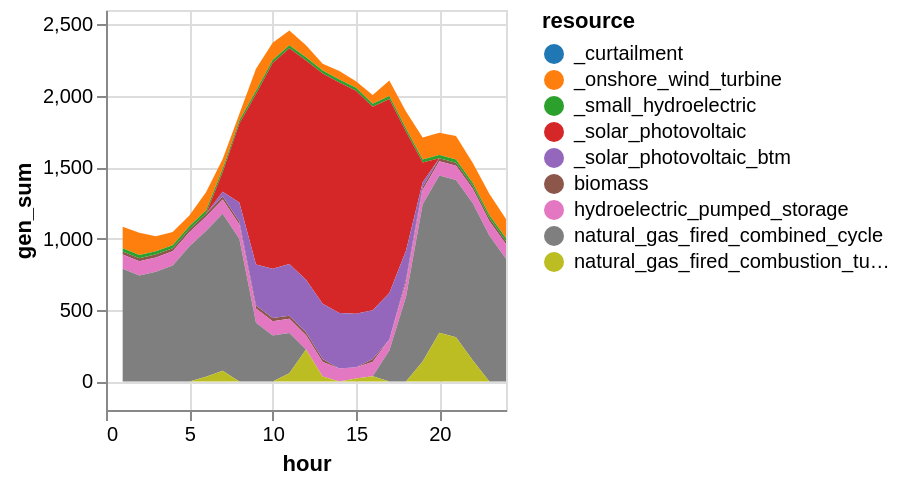

Notebook source saved alongside this figure:
### Code cell
# and plot

sol_gen = innerjoin(solution.gen, 
                    gen_df[!, [:r_id, :resource]], 
                    on = :r_id)
sol_gen = combine(groupby(sol_gen, [:resource, :hour]), 
            :gen => sum)

# Rename generators (for plotting purposes)
sol_gen[sol_gen.resource .== "solar_photovoltaic", :resource] .= "_solar_photovoltaic"
sol_gen[sol_gen.resource .== "onshore_wind_turbine", :resource] .= "_onshore_wind_turbine"
sol_gen[sol_gen.resource .== "small_hydroelectric", :resource] .= "_small_hydroelectric"

# BTM solar
btm = DataFrame(resource = repeat(["_solar_photovoltaic_btm"]; outer=length(T_period)), 
    hour = T_period,
    gen_sum = gen_variable_multi[gen_variable_multi.gen_full .== "wec_sdge_solar_photovoltaic_1.0",:cf] * 600)
append!(sol_gen, btm)

# Curtailment
curtail = combine(groupby(solution.curtail, [:hour]),
            :curt => sum)
curtail[!, :resource] .= "_curtailment"
rename!(curtail, :curt_sum => :gen_sum)
append!(sol_gen, curtail[:,[:resource, :hour, :gen_sum]])

# Rescale hours
#sol_gen.hour = sol_gen.hour .- T_period[1]

sol_gen |>
@vlplot(:area, 
    x=:hour, y={:gen_sum, stack=:zero}, 
    color={"resource:n", scale={scheme="category10"}})

### Figure 1 — Vega specification as saved in the notebook (floating-point values rounded to 4 significant figures; data arrays with more than 128 entries replaced by an {"elided": "..."} marker saying what was removed)
{"$schema": "https://vega.github.io/schema/vega/v5.json", "axes": [{"aria": false, "domain": false, "grid": true, "gridScale": "y", "labels": false, "maxExtent": 0, "minExtent": 0, "orient": "bottom", "scale": "x", "tickCount": {"signal": "ceil(width/40)"}, "ticks": false, "zindex": 0}, {"aria": false, "domain": false, "grid": true, "gridScale": "x", "labels": false, "maxExtent": 0, "minExtent": 0, "orient": "left", "scale": "y", "tickCount": {"signal": "ceil(height/40)"}, "ticks": false, "zindex": 0}, {"grid": false, "labelFlush": true, "labelOverlap": true, "orient": "bottom", "scale": "x", "tickCount": {"signal": "ceil(width/40)"}, "title": "hour", "zindex": 0}, {"grid": false, "labelOverlap": true, "orient": "left", "scale": "y", "tickCount": {"signal": "ceil(height/40)"}, "title": "gen_sum", "zindex": 0}], "background": "white", "data": [{"name": "source_0", "values": {"elided": "216 records"}}, {"name": "data_0", "source": "source_0", "transform": [{"as": "hour", "expr": "toNumber(datum[\"hour\"])", "type": "formula"}, {"field": "gen_sum", "groupby": ["resource"], "key": "hour", "method": "value", "type": "impute", "value": 0}, {"as": ["gen_sum_start", "gen_sum_end"], "field": "gen_sum", "groupby": ["hour"], "offset": "zero", "sort": {"field": ["resource"], "order": ["descending"]}, "type": "stack"}]}], "height": 200, "legends": [{"fill": "color", "symbolType": "circle", "title": "resource"}], "marks": [{"encode": {"update": {"height": {"field": {"group": "height"}}, "width": {"field": {"group": "width"}}}}, "from": {"facet": {"data": "data_0", "groupby": ["resource"], "name": "faceted_path_main"}}, "marks": [{"encode": {"update": {"defined": {"signal": "isValid(datum[\"hour\"]) && isFinite(+datum[\"hour\"]) && isValid(datum[\"gen_sum\"]) && isFinite(+datum[\"gen_sum\"])"}, "description": {"signal": "\"hour: \" + (format(datum[\"hour\"], \"\")) + \"; gen_sum: \" + (format(datum[\"gen_sum\"], \"\")) + \"; resource: \" + (isValid(datum[\"resource\"]) ? datum[\"resource\"] : \"\"+datum[\"resource\"])"}, "fill": {"field": "resource", "scale": "color"}, "orient": {"value": "vertical"}, "x": {"field": "hour", "scale": "x"}, "y": {"field": "gen_sum_end", "scale": "y"}, "y2": {"field": "gen_sum_start", "scale": "y"}}}, "from": {"data": "faceted_path_main"}, "name": "marks", "sort": {"field": "datum[\"hour\"]"}, "style": ["area"], "type": "area"}], "name": "pathgroup", "type": "group"}], "padding": 5, "scales": [{"domain": {"data": "data_0", "field": "hour"}, "name": "x", "nice": true, "range": [0, {"signal": "width"}], "type": "linear", "zero": false}, {"domain": {"data": "data_0", "fields": ["gen_sum_start", "gen_sum_end"]}, "name": "y", "nice": true, "range": [{"signal": "height"}, 0], "type": "linear", "zero": true}, {"domain": {"data": "data_0", "field": "resource", "sort": true}, "name": "color", "range": {"scheme": "category10"}, "type": "ordinal"}], "style": "cell", "width": 200}
